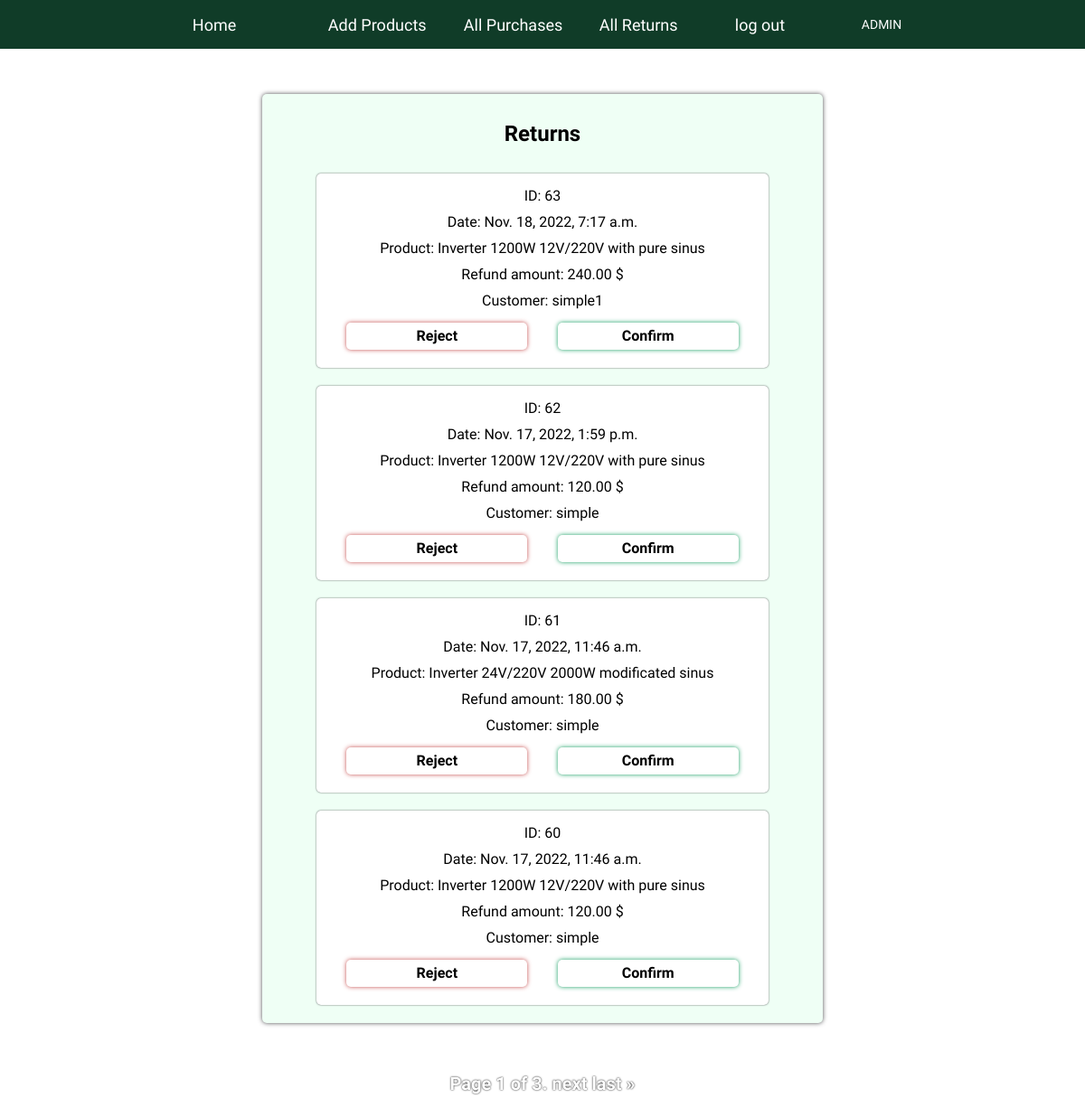
/returns/ (signed in), run on the app's committed database.
### store/models.py (models this page shows)
class ReturnPurchase(models.Model):
    purchase = models.OneToOneField(Purchase, on_delete=models.CASCADE)
    date = models.DateTimeField(auto_now_add=True)
    class Meta:
        ordering = ['-date']
    def __str__(self):
        return f'{self.purchase}'

class Purchase(models.Model):
    customer = models.ForeignKey(MyUser, on_delete=models.CASCADE)
    product = models.ForeignKey(Product, on_delete=models.CASCADE)
    quantity = models.PositiveSmallIntegerField()
    date = models.DateTimeField(auto_now_add=True)
    class Meta:
        ordering = ['-date']
        verbose_name = 'purchase'
        verbose_name_plural = 'purchases'
    def __str__(self):
        return f'{self.product}'
    @property
    def purchase_amount(self):
        return self.quantity * self.product.price

class Product(models.Model):
    title = models.CharField(max_length=100)
    image = models.ImageField(upload_to='images', null=True, blank=True)
    description = models.TextField()
    price = models.DecimalField(max_digits=7, decimal_places=2)
    quantity = models.PositiveSmallIntegerField()
    class Meta:
        ordering = ['title']
        verbose_name = 'product'
        verbose_name_plural = 'products'
    def __str__(self):
        return self.title

class MyUser(AbstractUser):
    deposit = models.DecimalField(max_digits=7, decimal_places=2, blank=True, null=True)

### store/views.py (the view)
# urls.py: path('returns/', ReturnListView.as_view(), name='returns'),
class ReturnListView(LoginRequiredMixin, ListView):
    login_url = reverse_lazy('login')
    model = ReturnPurchase
    template_name = 'store/return_purchase.html'
    paginate_by = 4
    def get_queryset(self):
        if not self.request.user.is_superuser:
            queryset = ReturnPurchase.objects.filter(purchase__customer=self.request.user)
            return queryset
        queryset = ReturnPurchase.objects.all()
        return queryset

### store/templates/store/return_purchase.html (shortened to what this page needs)
{% extends 'store/base.html' %}
{% block content %}
    <div class="list">
    <h2>Returns</h2>
    {% for return in  object_list %}
        <div>
            <span>ID: {{ return.id }}</span>
            <span>Date: {{ return.date }}</span>
            <span>Product: {{ return }} {{ return.purchase.product.description }}</span>
            <span>Refund amount: {{ return.purchase.purchase_amount }} $</span>
            {% if user.is_superuser %}
                <span>Customer: {{ return.purchase.customer }}</span>
                <form action="{% url 'delete_return' return.id %}" method="post">
                    <button class="reject" type="submit">Reject</button>
                </form>
                <form action="{% url 'delete_purchase' return.purchase.id %}" method="post">
                    <button class="confirm" type="submit"><span>Confirm</span></button>
                </form>
            {% endif %}
        </div>
    {% endfor %}
    </div>
    {% include 'includes/pagination.html' %}
{% endblock %}

### store/static/store/css/style.css (style rules this page uses)
body { margin: 0; }
.main .list { display: flex; flex-wrap: wrap; justify-content: center; width: 50%; font-family: Play, sans-serif; box-shadow: 0 0 5px #4c4c4f; border-radius: 5px; background: #effff5; margin: 30px 0 30px 0; padding: 10px; }
.main .list > h2 { width: 100%; }
.main .list > div { display: flex; flex-wrap: wrap; justify-content: space-evenly; width: 80%; margin: 10px; padding: 10px; box-shadow: 0 0 2px #4c4c4f; border-radius: 5px; background: #ffff; }
.main .list > div > span { width: 100%; margin: 5px; }
.main .list > div > form > button { font-family: Play, sans-serif; font-weight: bold; font-size: 16px; width: 200px; height: 30px; margin: 10px; border-radius: 5px; border: none; }
.confirm { box-shadow: 0 0 5px #179f63; background: #ffff; }
.reject { box-shadow: 0 0 5px #c54c4c; background: #ffff; }

### data on the page
ReturnPurchase: id "63", date "Nov. 18, 2022, 7:17 a.m.", purchase.title "Inverter", purchase.product.description "1200W 12V/220V with pure sinus", purchase.purchase_amount "240.00", purchase.customer "simple1"
ReturnPurchase: id "62", date "Nov. 17, 2022, 1:59 p.m.", purchase.title "Inverter", purchase.product.description "1200W 12V/220V with pure sinus", purchase.purchase_amount "120.00", purchase.customer "simple"
ReturnPurchase: id "61", date "Nov. 17, 2022, 11:46 a.m.", purchase.title "Inverter", purchase.product.description "24V/220V 2000W modificated sinus", purchase.purchase_amount "180.00", purchase.customer "simple"
ReturnPurchase: id "60", date "Nov. 17, 2022, 11:46 a.m.", purchase.title "Inverter", purchase.product.description "1200W 12V/220V with pure sinus", purchase.purchase_amount "120.00", purchase.customer "simple"

### other printed values
{{ page_obj.number }} "1"
{{ page_obj.paginator.num_pages }} "3"
